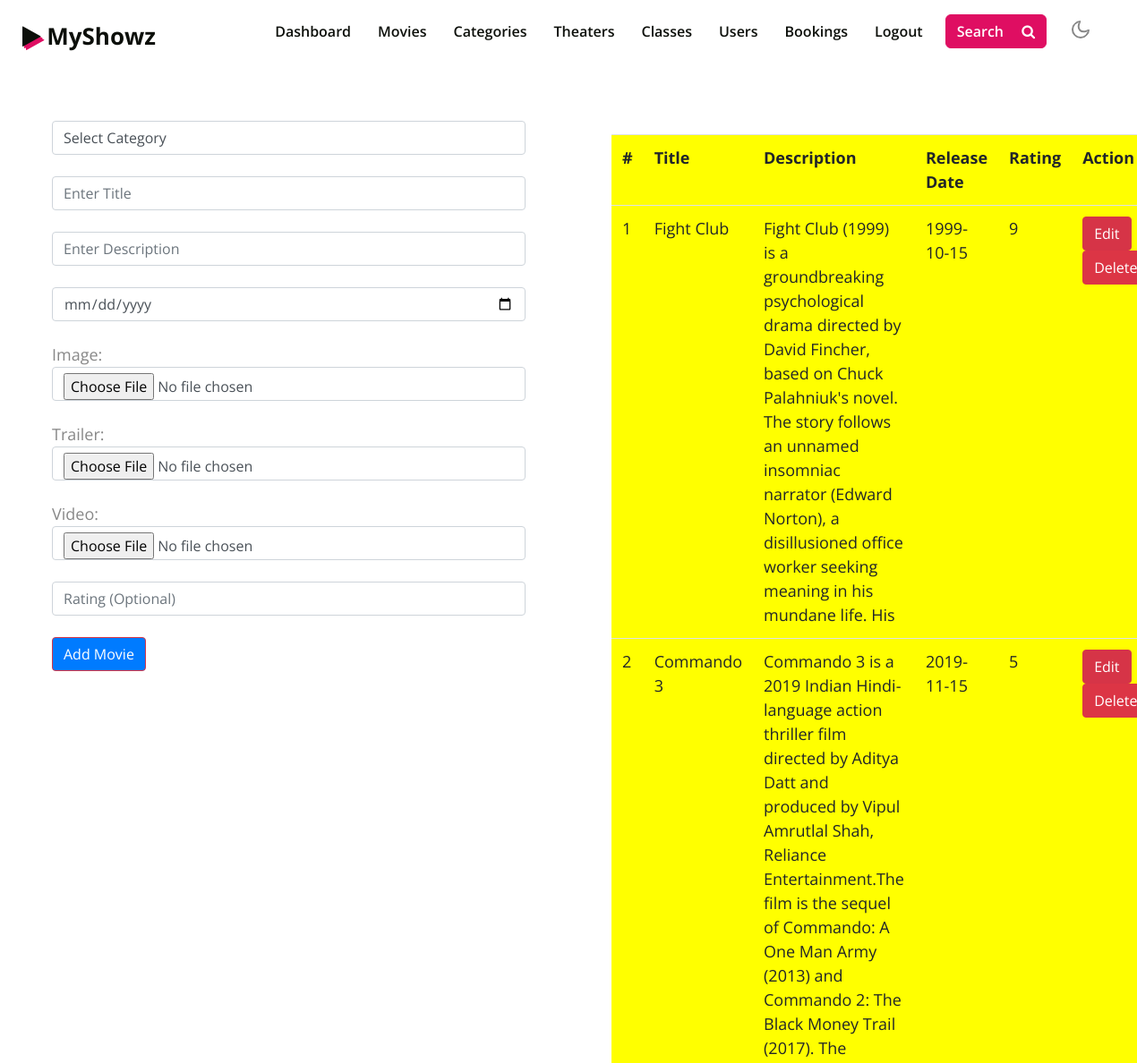
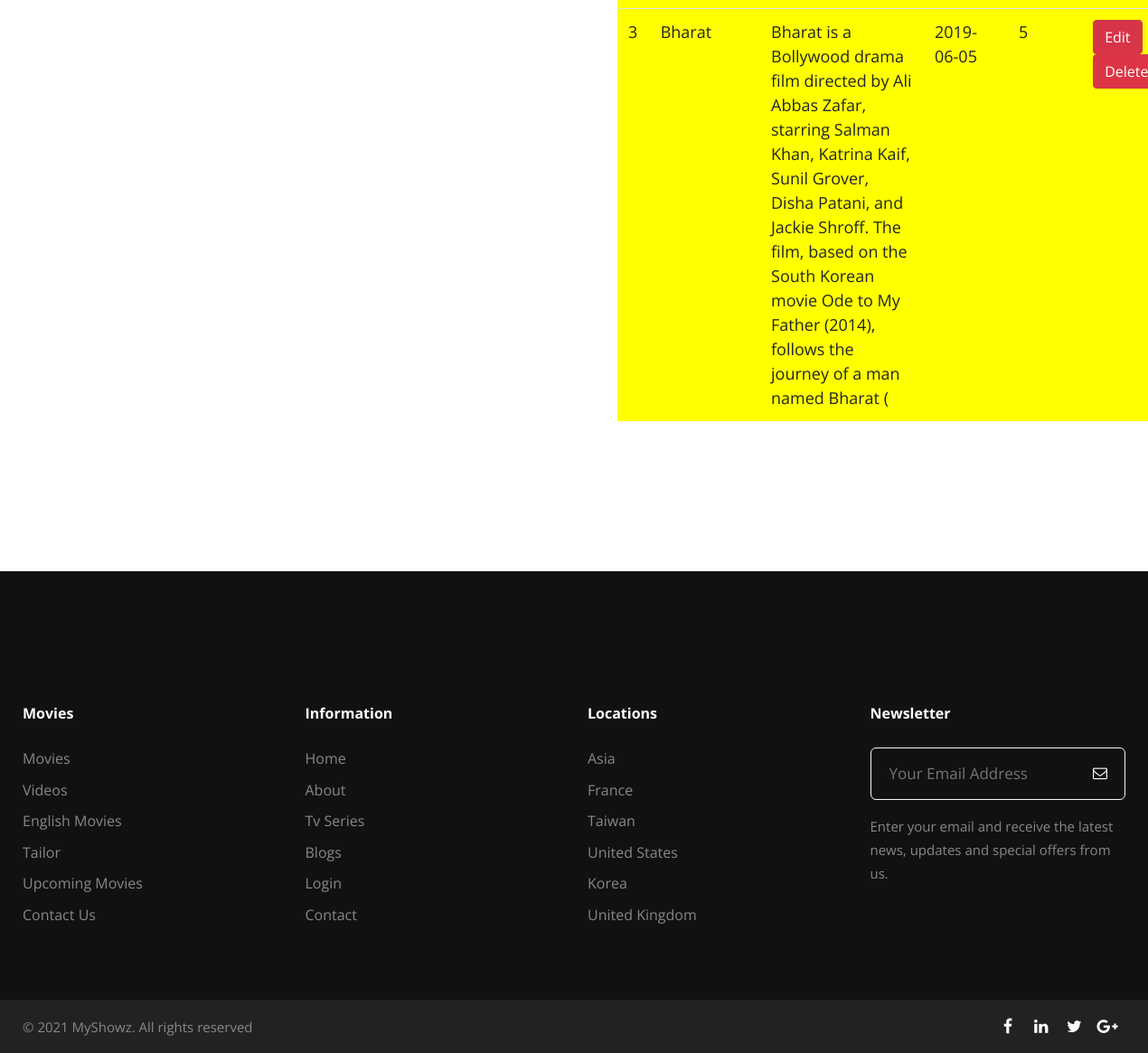
/Admin/movies.php (signed in), run on the app's committed database (2 pictures, top to bottom).
### tables this page shows
CREATE TABLE `movies` (
  `movieid` int(11) NOT NULL,
  `title` varchar(50) NOT NULL,
  `description` varchar(255) NOT NULL,
  `releasedate` date NOT NULL,
  `image` varchar(1000) NOT NULL,
  `trailer` varchar(1000) NOT NULL,
  `movie` varchar(10000) NOT NULL,
  `rating` varchar(50) NOT NULL,
  `catid` int(11) NOT NULL
);

### Admin/movies.php (the view, shortened to what this page needs)
<!DOCTYPE html>
<html lang="en">
<head>
    <link rel="stylesheet" href="../assets/css/style-starter.css">
</head>
<body>
<?php
include ('header.php');
?>
<?php
if (isset($_GET['update'])) {
    $catid = $_GET['update'];
    $sql = "SELECT * FROM categories WHERE catid = '$catid'";
    $res = mysqli_query($conn, $sql);
    $editdata = mysqli_fetch_array($res);
?>
<div class="container">
    <div class="row">
        <div class="col-lg-6 px-5" style="padding:135px">
            <form action="categories.php" method="post">
                <div class="form-group mb-4">
                    <input type="hidden" class="form-control" value="<?=$editdata['catid']?>" name="catid" style="background-color: #f2f2f2;">
                </div>
                <div class="form-group mb-4">
                    <input type="text" class="form-control" name="catname" value="<?=$editdata['catname']?>" placeholder="Enter category" style="background-color: #f2f2f2;">
                </div>
                <div class="form-group">
                    <input type="submit" class="btn btn-info" value="Update" name="update" style="background-color: #17a2b8; color: #fff;">
                </div>
            </form>
        </div>
        <div class="col-lg-6 px-5" style="padding:150px">
            <table class="table" style="background-color: yellow;">
                <tr>
                    <th>#</th>
                    <th>Name</th>
                    <th>Action</th>
                </tr>
                <?php
                $sql = "SELECT * FROM `categories`";
                $res = mysqli_query($conn, $sql);
                if(mysqli_num_rows($res) > 0){
                    while($data = mysqli_fetch_array($res)){
                        ?>
                        <tr>
                            <td><?= $data['catid']?></td>
                            <td><?= $data['catname']?></td>
                            <td>
                                <a href="categories.php?update=true&editid=<?=$data['catid']?>" class="btn btn-primary"> Edit </a>
                                <a href="categories.php?deleteid=<?=$data['catid']?>" class="btn btn-danger"> Delete </a>
                            </td>
                        </tr>
                        <?php
                    }
                }
                else{
                    echo '<tr><td colspan="3">No category found</td></tr>';
                }
                ?>
            </table>
        </div>
    </div>
</div>
<?php
} else {
?>
<div class="container">
    <div class="row">
        <div class="col-lg-6 px-5" style="padding:135px">
            <form action="movies.php" method="post" enctype="multipart/form-data">
                <div class="form-group mb-4">
                    <select name="catid" class="form-control" required>
                        <option value="">Select Category</option>
                    </select>
                </div>
                <div class="form-group mb-4">
                    <input type="text" class="form-control" name="title" placeholder="Enter Title" required>
                </div>
                <div class="form-group mb-4">
                    <input type="text" class="form-control" name="description" placeholder="Enter Description" required>
                </div>
                <div class="form-group mb-4">
                    <input type="date" class="form-control" name="releasedate" required>
                </div>
                <div class="form-group mb-4">
                    Image:
                    <input type="file" class="form-control" name="image" accept="image/*" required>
                </div>
                <div class="form-group mb-4">
                    Trailer:
                    <input type="file" class="form-control" name="trailer" accept="video/*" required>
                </div>
                <div class="form-group mb-4">
                    Video:
                    <input type="file" class="form-control" name="movie" accept="video/*" required>
                </div>
                <div class="form-group mb-4">
                    <input type="number" class="form-control" name="rating" placeholder="Rating (Optional)">
                </div>
                <div class="form-group">
                    <input type="submit" class="btn btn-primary" value="Add Movie" name="add" style="background-color: #007bff; color: #fff;">
                </div>
            </form>
        </div>
        <div class="col-lg-6 px-5" style="padding:150px">
            <table class="table" style="background-color: yellow;">
                <tr>
                    <th>#</th>
                    <th>Title</th>
                    <th>Description</th>
                    <th>Release Date</th>
                    <th>Rating</th>
                    <th>Action</th>
                </tr>
                <?php
                $sql = "SELECT movies.*, categories.catname
                FROM movies
                INNER JOIN categories on categories.catid = movies.catid";
                $res = mysqli_query($conn, $sql);
                if(mysqli_num_rows($res) > 0){
                    while($data = mysqli_fetch_array($res)){
                        ?>
                        <tr>
                            <td><?= $data['movieid']?></td>
                            <td><?= $data['title']?></td>
                            <td><?= $data['description']?></td>
                            <td><?= $data['releasedate']?></td>
                            <td><?= $data['rating']?></td>
                            <td>
                                <a href="movies.php?edit=<?=$data['movieid']?>" class="btn btn-primary"> Edit </a>
                                <a href="movies.php?deleteid=<?=$data['movieid']?>" class="btn btn-danger"> Delete </a>
                            </td>
                        </tr>
                        <?php
                    }
                }
                else{
                    echo '<tr><td colspan="6">No movies found</td></tr>';
                }
                ?>
            </table>
        </div>
    </div>
</div>
<?php
}
?>
<?php
include('footer.php');
?>
</body>
</html>

### Admin/header.php (shortened to what this page needs)
<!doctype html>
<html lang="zxx">
<head>
	<link rel="stylesheet" href="../assets/css/style-starter.css">
</head>
<body style="background-color: white;">
	<header id="site-header" class="w3l-header fixed-top">
		<nav class="navbar navbar-expand-lg navbar-light fill px-lg-0 py-0 px-3">
			<div class="container">
				<h1><a class="navbar-brand" href="index.html"><span class="fa fa-play icon-log"
							aria-hidden="true"></span>
						MyShowz</a></h1>
				<div class="collapse navbar-collapse" id="navbarSupportedContent">
					<ul class="navbar-nav ml-auto">
					<li class="nav-item">
							<a class="nav-link" href="dashboard.php">Dashboard</a>
						</li>
						<li class="nav-item">
							<a class="nav-link" href="movies.php">Movies</a>
						</li>
						<li class="nav-item">
							<a class="nav-link" href="categories.php">Categories</a>
						</li>
						<li class="nav-item">
							<a class="nav-link" href="theaters.php">Theaters</a>
						</li>
						<li class="nav-item">
							<a class="nav-link" href="classes.php">Classes</a>
						</li>
						<li class="nav-item">
							<a class="nav-link" href="users.php">Users</a>
						</li>
						<li class="nav-item">
							<a class="nav-link" href="bookings.php">Bookings</a>
						</li>
						<li class="nav-item">
							<a class="nav-link" href="logout.php">Logout</a>
						</li>
					</ul>
					<div class="search-right">
						<a href="#search" class="btn search-hny mr-lg-3 mt-lg-0 mt-4" title="search">Search <span
								class="fa fa-search ml-3" aria-hidden="true"></span></a>
					</div>
				</div>
				<div class="mobile-position">
					<nav class="navigation">
						<div class="theme-switch-wrapper">
							<label class="theme-switch" for="checkbox">
								<div class="mode-container">
									<i class="gg-moon"></i>
								</div>
							</label>
						</div>
					</nav>
				</div>
			</div>
		</nav>
	</header>

### Admin/footer.php (shortened to what this page needs)
<link rel="stylesheet" href="../assets/css/style-starter.css">
	<footer class="w3l-footer">
		<section class="footer-inner-main">
			<div class="footer-hny-grids py-5">
				<div class="container py-lg-4">
					<div class="text-txt">
						<div class="right-side">
							<div class="row footer-about">
								<div class="col-md-3 col-6 footer-img mb-lg-0 mb-4">
								</div>
								<div class="col-md-3 col-6 footer-img mb-lg-0 mb-4">
								</div>
								<div class="col-md-3 col-6 footer-img mb-lg-0 mb-4">
								</div>
								<div class="col-md-3 col-6 footer-img mb-lg-0 mb-4">
								</div>
							</div>
							<div class="row footer-links">
								<div class="col-md-3 col-sm-6 sub-two-right mt-5">
									<h6>Movies</h6>
									<ul>
										<li><a href="#">Movies</a></li>
										<li><a href="#">Videos</a></li>
										<li><a href="#">English Movies</a></li>
										<li><a href="#">Tailor</a></li>
										<li><a href="#">Upcoming Movies</a></li>
										<li><a href="Contact_Us.html">Contact Us</a></li>
									</ul>
								</div>
								<div class="col-md-3 col-sm-6 sub-two-right mt-5">
									<h6>Information</h6>
									<ul>
										<li><a href="index.html">Home</a> </li>
										<li><a href="about.html">About</a> </li>
										<li><a href="#">Tv Series</a> </li>
										<li><a href="#">Blogs</a> </li>
										<li><a href="sign_in.html">Login</a></li>
										<li><a href="Contact_Us.html">Contact</a></li>
									</ul>
								</div>
								<div class="col-md-3 col-sm-6 sub-two-right mt-5">
									<h6>Locations</h6>
									<ul>
										<li><a href="movies.html">Asia</a></li>
										<li><a href="movies.html">France</a></li>
										<li><a href="movies.html">Taiwan</a></li>
										<li><a href="movies.html">United States</a></li>
										<li><a href="movies.html">Korea</a></li>
										<li><a href="movies.html">United Kingdom</a></li>
									</ul>
								</div>
								<div class="col-md-3 col-sm-6 sub-two-right mt-5">
									<h6>Newsletter</h6>
									<form action="#" class="subscribe mb-3" method="post">
										<input type="email" name="email" placeholder="Your Email Address" required="">
										<button><span class="fa fa-envelope-o"></span></button>
									</form>
									<p>Enter your email and receive the latest news, updates and special offers from us.
									</p>
								</div>
							</div>
						</div>
					</div>
				</div>
			</div>
			<div class="below-section">
				<div class="container">
					<div class="copyright-footer">
						<div class="columns text-lg-left">
							<p>&copy; 2021 MyShowz. All rights reserved</p>
					   </div>
						<ul class="social text-lg-right">
							<li><a href="#facebook"><span class="fa fa-facebook" aria-hidden="true"></span></a>
							</li>
							<li><a href="#linkedin"><span class="fa fa-linkedin" aria-hidden="true"></span></a>
							</li>
							<li><a href="#twitter"><span class="fa fa-twitter" aria-hidden="true"></span></a>
							</li>
							<li><a href="#google"><span class="fa fa-google-plus" aria-hidden="true"></span></a>
							</li>
						</ul>
					</div>
				</div>
			</div>
		</section>
	</footer>

### Admin/movies.php (style rules this page uses)
body { overflow-x: hidden; }

### data on the page
movies: movieid "1", title "Fight Club", description "Fight Club (1999) is a groundbreaking psychological drama directed by David Fincher, based on Chuck Palahniuk's novel. The story follows an unnamed insomniac narrator (Edward Norton), a disillusioned office worker seeking meaning in his mundane life. His", releasedate "1999-10-15", rating "9"
movies: movieid "2", title "Commando 3", description "Commando 3 is a 2019 Indian Hindi-language action thriller film directed by Aditya Datt and produced by Vipul Amrutlal Shah, Reliance Entertainment.The film is the sequel of Commando: A One Man Army (2013) and Commando 2: The Black Money Trail (2017). The", releasedate "2019-11-15", rating "5"
movies: movieid "3", title "Bharat", description "Bharat is a Bollywood drama film directed by Ali Abbas Zafar, starring Salman Khan, Katrina Kaif, Sunil Grover, Disha Patani, and Jackie Shroff. The film, based on the South Korean movie Ode to My Father (2014), follows the journey of a man named Bharat (", releasedate "2019-06-05", rating "5"
